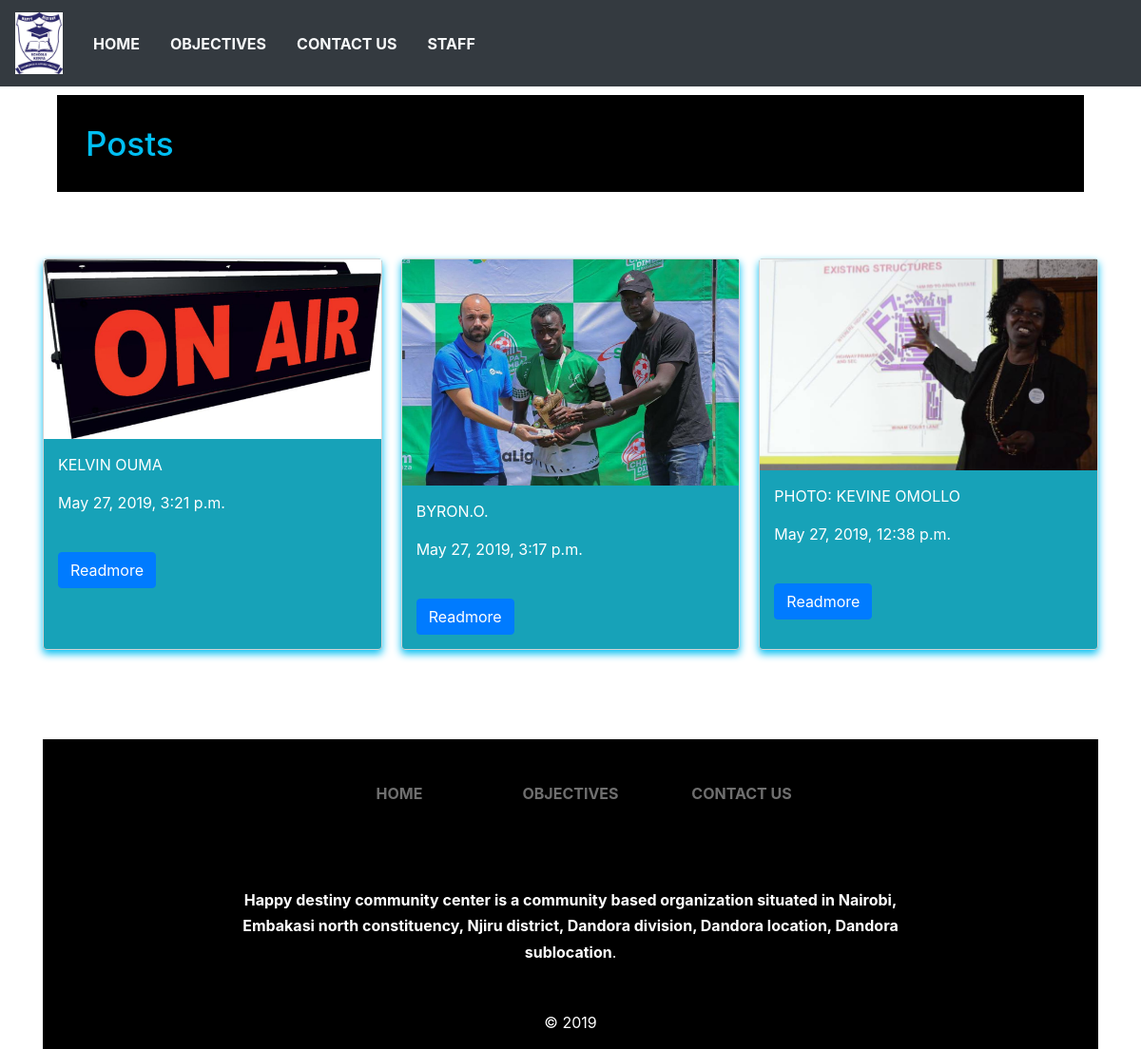
Before: /posts/news/ with the older database file.
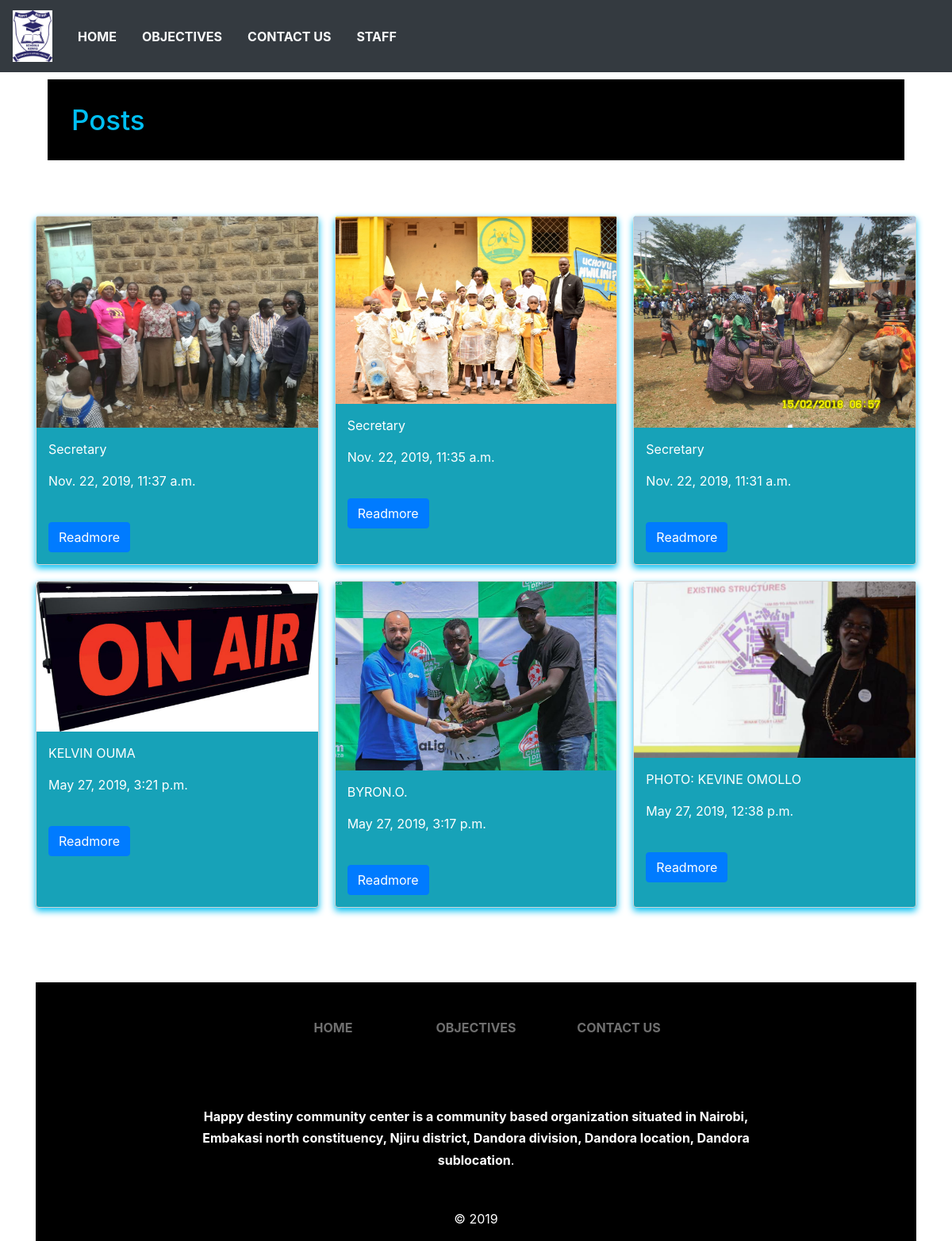
After: the same page with the newer database file.
### posts/models.py (models this page shows, shortened)
class Posts(models.Model):
  title = models.CharField(max_length=200)
  body = models.TextField()
  created_at = models.DateTimeField(default=datetime.now, blank=True)
  images = models.ImageField( upload_to='images/')
  author = models.CharField(max_length = 200, default='')
  class Meta:
    verbose_name_plural = "Posts"

### posts/views.py (the view)
def news(request):
  posts = Posts.objects.all().order_by('-created_at')
  context = {
    'title': 'news/events',
    'posts': posts
  }
  return render(request, 'posts/news.html', context)

### posts/templates/posts/news.html (shortened to what this page needs)
{% extends 'posts/layout.html' %}
{% load static %}
{% block content %}
<div class = "container">
  <h4 style="color: #00BFF3; text-align: left; margin-top: 100px; padding: 30px; background-color: black;"> Posts</h4>
</div>
<div class ="grid-container" style = "margin-top:70px;margin-bottom: 50px;">
  {% for post in posts %}
<div class="card bg-info">
<div class= "bg-img">
      <img src="{{ post.images.url }}" alt="{{ post.title }}"width="355" height="200">
  <div class="content">
    <p style="color: white;">{{post.author}}</p>
    <p style="color: white;">{{post.created_at}}</p>
    <br>
    <a href="/posts/details/{{post.id}}" class="btn btn-primary" role="button">Readmore</a> </div>
</div>
</div>
  {%endfor%}
{% endblock%}

### posts/templates/posts/layout.html (shortened to what this page needs)
{% load static %}
<!DOCTYPE html>
<html lang="en">
<head>
  <link rel="stylesheet" href="https://stackpath.bootstrapcdn.com/bootstrap/4.2.1/css/bootstrap.min.css">
  <link rel="stylesheet" type="text/css" href="{% static 'posts/ksm.css' %}">
</head>
<body>
  <nav class="navbar navbar-expand-md navbar-light bg-dark fixed-top">
    <a href="/"  data-toggle="tooltip" title="   Happy destiny community center is a community based organization situated in Nairobi
    " data-placement="bottom" class="navbar-brand"><img src="{% static 'posts/images/logo.jpg' %}" style="width:50px;" ></a>
    <div class="collapse navbar-collapse justify-content-between" id="nav">
    <ul class="navbar-nav">
    <li class="nav-item">
    <a class="nav-link text-light font-weight-bold px-3" href="/">HOME</a>
    </li>
        <li class="nav-item">
          <a class="nav-link text-light font-weight-bold px-3" href="/posts/objectives" id = nav>OBJECTIVES</a>
          </li>
    <li class="nav-item" >
    <a class="nav-link text-light font-weight-bold px-3" href="/posts/contact">CONTACT US</a>
    </li>
    <li class="nav-item" >
    <a class="nav-link text-light font-weight-bold px-3" href="/admin">STAFF</a>
    </li>
    </ul>
    </div>
    </nav>
  <div class="container">
    {% block content %}
    {% endblock %}
    <br>
  </div>
  <div class = "container" style=background:black;>
<footer class="page-footer font-small indigo" style=color:white; >
  <div class="container">
    <div class="row text-center d-flex justify-content-center pt-5 mb-3">
      <div class="col-md-2 mb-3">
        <h6 class="text-uppercase font-weight-bold">
          <a href="/" style="text-decoration: none;">home</a>
        </h6>
      </div>
      <div class="col-md-2 mb-3">
        <h6 class="text-uppercase font-weight-bold">
          <a href="/posts/objectives" style="text-decoration: none;">objectives</a>
        </h6>
      </div>
      <div class="col-md-2 mb-3">
        <h6 class="text-uppercase font-weight-bold">
          <a href="/posts/contact" style="text-decoration: none;">Contact us</a>
        </h6>
      </div>
    </div>
    <hr class="rgba-white-light" style="margin: 0 15%;">
    <div class="row d-flex text-center justify-content-center mb-md-0 mb-4">
      <div class="col-md-8 col-12 mt-5">
        <p style="line-height: 1.7rem"><b>Happy destiny community center is a community based
          organization situated in Nairobi, Embakasi north constituency, Njiru district,
        Dandora division, Dandora location, Dandora sublocation</b>.</p>
      </div>
    </div>
    <div class="row pb-3">
    </div>
  </div>
  <div class="footer-copyright text-center py-3">© 2019<a Copyright:></a>
  </div>
</footer>
  </div>
</body>
</html>

### posts/static/posts/ksm.css (style rules this page uses)
.card { border: 1px solid #d3d3d3; border-radius: .25rem; box-shadow: 0 4px 8px 0 #00BFF3; transition: 0.3s; }
.bg-img { background-size: cover; min-height: 180px; background-position: center; }
.content { padding: 15px; }
.grid-container { display: grid; grid-template-columns: repeat(auto-fill, minmax(300px, 1fr)); grid-gap: 20px; }
h4 { color:#fff; font-size:35px; text-align: center; text-transform: capitalize; }
a, a:hover, a:focus, a:active { text-decoration: none; outline: none; }
a, a:active, a:focus { color: #6f6f6f; text-decoration: none; transition-timing-function: ease-in-out; -ms-transition-timing-function: ease-in-out; -moz-transition-timing-function: ease-in-out; -webkit-transition-timing-function: ease-in-out; -o-transition-timing-function: ease-in-out; transition-duration: .2s; -ms-transition-duration: .2s; -moz-transition-duration: .2s; -webkit-transition-duration: .2s; -o-transition-duration: .2s; }
ul { margin: 0; padding: 0; list-style: none; }
img { max-width: 100%; height: auto; }

Changed rows visible on the page:
added Posts: images (picture), author "Secretary", created_at "Nov. 22, 2019, 11:37 a.m."
added Posts: images (picture), author "Secretary", created_at "Nov. 22, 2019, 11:35 a.m."
added Posts: images (picture), author "Secretary", created_at "Nov. 22, 2019, 11:31 a.m."
